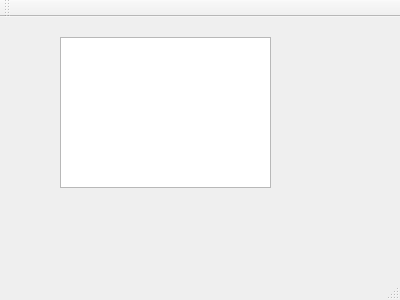
<?xml version="1.0" encoding="UTF-8"?>
<ui version="4.0">
 <class>MainWindow</class>
 <widget class="QMainWindow" name="MainWindow">
  <property name="geometry">
   <rect>
    <x>0</x>
    <y>0</y>
    <width>400</width>
    <height>300</height>
   </rect>
  </property>
  <property name="windowTitle">
   <string>MainWindow</string>
  </property>
  <widget class="QWidget" name="centralWidget">
   <widget class="QTextEdit" name="textEdit">
    <property name="geometry">
     <rect>
      <x>60</x>
      <y>20</y>
      <width>211</width>
      <height>151</height>
     </rect>
    </property>
   </widget>
  </widget>
  <widget class="QMenuBar" name="menuBar">
   <property name="geometry">
    <rect>
     <x>0</x>
     <y>0</y>
     <width>400</width>
     <height>21</height>
    </rect>
   </property>
  </widget>
  <widget class="QToolBar" name="mainToolBar">
   <attribute name="toolBarArea">
    <enum>TopToolBarArea</enum>
   </attribute>
   <attribute name="toolBarBreak">
    <bool>false</bool>
   </attribute>
  </widget>
  <widget class="QStatusBar" name="statusBar"/>
 </widget>
 <layoutdefault spacing="6" margin="11"/>
 <resources/>
 <connections/>
</ui>
